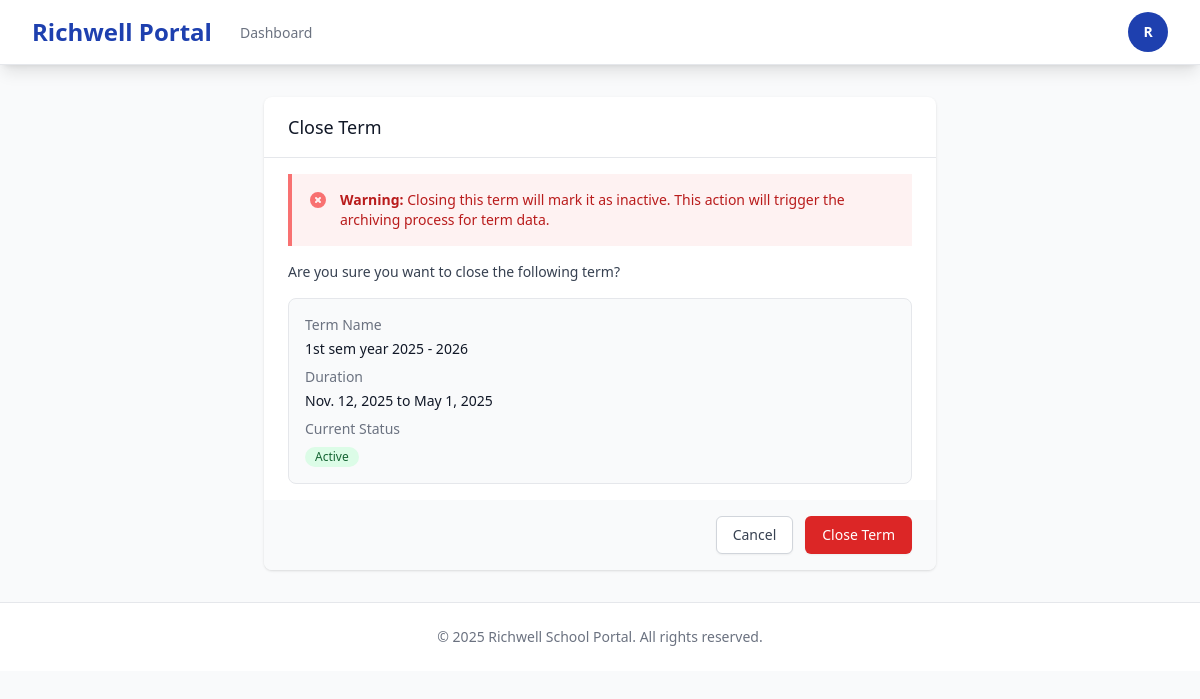
The app's page /registrar/enrollment/terms/5/close/ (signed in) with its own data.
### users/models.py (models this page shows, shortened)
class User(AbstractUser):
    ROLE_CHOICES = [
        ('student', 'Student'),
        ('professor', 'Professor'),
        ('registrar', 'Registrar'),
        ('dean', 'Dean'),
        ('admission', 'Admission'),
        ('admin', 'Admin'),
    ]
    role = models.CharField(max_length=20, choices=ROLE_CHOICES)
    created_at = models.DateTimeField(auto_now_add=True)

### enrollment/models.py (models this page shows, shortened)
class Term(models.Model):
    LEVEL_CHOICES = [
        ('SHS', 'Senior High School'),
        ('Bachelor', 'Bachelor'),
        ('Masteral', 'Masteral'),
    ]
    name = models.CharField(max_length=50)
    level = models.CharField(max_length=20, choices=LEVEL_CHOICES, default='Bachelor')
    start_date = models.DateField()
    end_date = models.DateField()
    add_drop_deadline = models.DateField(null=True, blank=True)
    grade_encoding_deadline = models.DateField(null=True, blank=True)
    is_active = models.BooleanField(default=False)
    archived = models.BooleanField(default=False)
    created_at = models.DateTimeField(auto_now_add=True)
    class Meta:
        unique_together = ('name', 'level')

### enrollment/views.py (the view, shortened to what this page needs)
# urls.py: path('terms/<int:pk>/close/', views.term_close, name='term_close'),
@role_required('registrar')
def term_close(request, pk):
    term = get_object_or_404(Term, pk=pk)
    context = {
        'term': term,
    }
    return render(request, 'registrar/terms/term_close_confirm.html', context)

### templates/registrar/terms/term_close_confirm.html (shortened to what this page needs)
{% extends 'base.html' %}
{% block content %}
<div class="max-w-2xl mx-auto">
    <div class="bg-white shadow rounded-lg">
        <div class="px-6 py-4 border-b border-gray-200">
            <h3 class="text-lg font-medium text-gray-900">Close Term</h3>
        </div>
        <div class="px-6 py-4">
            <div class="bg-red-50 border-l-4 border-red-400 p-4 mb-4">
                <div class="flex">
                    <div class="flex-shrink-0">
                    </div>
                    <div class="ml-3">
                        <p class="text-sm text-red-700">
                            <strong>Warning:</strong> Closing this term will mark it as inactive. This action will trigger the archiving process for term data.
                        </p>
                    </div>
                </div>
            </div>
            <p class="text-sm text-gray-700 mb-4">
                Are you sure you want to close the following term?
            </p>
            <div class="bg-gray-50 rounded-lg p-4 border border-gray-200">
                <dl class="space-y-2">
                    <div>
                        <dt class="text-sm font-medium text-gray-500">Term Name</dt>
                        <dd class="mt-1 text-sm text-gray-900">{{ term.name }}</dd>
                    </div>
                    <div>
                        <dt class="text-sm font-medium text-gray-500">Duration</dt>
                        <dd class="mt-1 text-sm text-gray-900">{{ term.start_date }} to {{ term.end_date }}</dd>
                    </div>
                    <div>
                        <dt class="text-sm font-medium text-gray-500">Current Status</dt>
                        <dd class="mt-1">
                            {% if term.is_active %}
                            <span class="inline-flex items-center px-2.5 py-0.5 rounded-full text-xs font-medium bg-green-100 text-green-800">
                                Active
                            </span>
                            {% else %}
                            <span class="inline-flex items-center px-2.5 py-0.5 rounded-full text-xs font-medium bg-gray-100 text-gray-800">
                                Inactive
                            </span>
                            {% endif %}
                        </dd>
                    </div>
                </dl>
            </div>
        </div>
        <div class="px-6 py-4 bg-gray-50 flex justify-end space-x-3 rounded-b-lg">
            <a href="{% url 'enrollment:terms_list' %}"
               class="px-4 py-2 border border-gray-300 rounded-md shadow-sm text-sm font-medium text-gray-700 bg-white hover:bg-gray-50">
                Cancel
            </a>
            <form method="POST" class="inline">
                <button type="submit"
                        class="px-4 py-2 border border-transparent rounded-md shadow-sm text-sm font-medium text-white bg-red-600 hover:bg-red-700">
                    Close Term
                </button>
            </form>
        </div>
    </div>
</div>
{% endblock %}

### templates/base.html (shortened to what this page needs)
<!DOCTYPE html>
<html lang="en">
<head>
    <script src="https://cdn.tailwindcss.com"></script>
</head>
<body class="bg-gray-50 min-h-screen">
    {% if user.is_authenticated %}
    <nav class="bg-white shadow-lg border-b border-gray-200" x-data="{ open: false }">
        <div class="max-w-7xl mx-auto px-4 sm:px-6 lg:px-8">
            <div class="flex justify-between h-16">
                <div class="flex">
                    <div class="flex-shrink-0 flex items-center">
                        <a href="{% url 'dashboard' %}" class="text-2xl font-bold text-primary">
                            Richwell Portal
                        </a>
                    </div>
                    <div class="hidden sm:ml-6 sm:flex sm:space-x-8">
                        <a href="{% url 'dashboard' %}"
                           class="{% if request.resolver_match.url_name == 'dashboard' %}border-primary text-gray-900{% else %}border-transparent text-gray-500 hover:border-gray-300 hover:text-gray-700{% endif %} inline-flex items-center px-1 pt-1 border-b-2 text-sm font-medium">
                            Dashboard
                        </a>
                    </div>
                </div>
                <div class="hidden sm:ml-6 sm:flex sm:items-center">
                    <div class="relative" x-data="{ userMenu: false }">
                        <button @click="userMenu = !userMenu"
                                type="button"
                                class="bg-white flex text-sm rounded-full focus:outline-none focus:ring-2 focus:ring-offset-2 focus:ring-primary">
                            <div class="h-10 w-10 rounded-full bg-primary flex items-center justify-center text-white font-semibold">
                                {{ user.username|slice:":1"|upper }}
                            </div>
                        </button>
                    </div>
                </div>
            </div>
        </div>
    </nav>
    {% endif %}
    <main class="max-w-7xl mx-auto px-4 sm:px-6 lg:px-8 py-8">
        {% block content %}{% endblock %}
    </main>
    <footer class="bg-white border-t border-gray-200 mt-auto">
        <div class="max-w-7xl mx-auto py-6 px-4 sm:px-6 lg:px-8">
            <p class="text-center text-sm text-gray-500">
                &copy; 2025 Richwell School Portal. All rights reserved.
            </p>
        </div>
    </footer>
</body>
</html>

### records on screen
User: username "R"
Term: name "1st sem year 2025 - 2026", start_date "Nov. 12, 2025", end_date "May 1, 2025"
